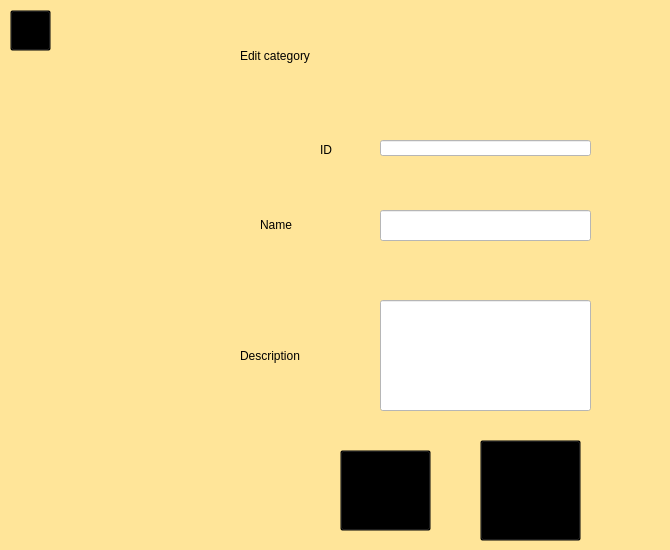
    <widget class="QWidget" name="page_8">
     <property name="styleSheet">
      <string notr="true">background-color: rgb(255, 229, 153);</string>
     </property>
     <widget class="QLineEdit" name="id_2">
      <property name="geometry">
       <rect>
        <x>380</x>
        <y>140</y>
        <width>211</width>
        <height>16</height>
       </rect>
      </property>
      <property name="styleSheet">
       <string notr="true">background-color: rgb(255, 255, 255);</string>
      </property>
      <property name="readOnly">
       <bool>true</bool>
      </property>
     </widget>
     <widget class="QLabel" name="label_11">
      <property name="geometry">
       <rect>
        <x>260</x>
        <y>209</y>
        <width>51</width>
        <height>31</height>
       </rect>
      </property>
      <property name="styleSheet">
       <string notr="true">
font: 14pt &quot;Comic Sans MS&quot;;</string>
      </property>
      <property name="text">
       <string>Name </string>
      </property>
     </widget>
     <widget class="QLabel" name="label_16">
      <property name="geometry">
       <rect>
        <x>320</x>
        <y>140</y>
        <width>51</width>
        <height>20</height>
       </rect>
      </property>
      <property name="styleSheet">
       <string notr="true">
font: 14pt &quot;Comic Sans MS&quot;;</string>
      </property>
      <property name="text">
       <string>ID</string>
      </property>
     </widget>
     <widget class="QLineEdit" name="description_2">
      <property name="geometry">
       <rect>
        <x>380</x>
        <y>300</y>
        <width>211</width>
        <height>111</height>
       </rect>
      </property>
      <property name="styleSheet">
       <string notr="true">background-color: rgb(255, 255, 255);</string>
      </property>
     </widget>
     <widget class="QToolButton" name="toolButton_17">
      <property name="geometry">
       <rect>
        <x>480</x>
        <y>440</y>
        <width>101</width>
        <height>101</height>
       </rect>
      </property>
      <property name="styleSheet">
       <string notr="true">background-color: rgb(0, 0, 0, 0%);</string>
      </property>
      <property name="text">
       <string/>
      </property>
      <property name="icon">
       <iconset resource="Image.qrc">
        <normaloff>:/IMG/IMG/icons8-arrow-pointing-left-80.png</normaloff>:/IMG/IMG/icons8-arrow-pointing-left-80.png</iconset>
      </property>
      <property name="iconSize">
       <size>
        <width>1000</width>
        <height>1000</height>
       </size>
      </property>
     </widget>
     <widget class="QToolButton" name="toolButton_18">
      <property name="geometry">
       <rect>
        <x>340</x>
        <y>450</y>
        <width>91</width>
        <height>81</height>
       </rect>
      </property>
      <property name="styleSheet">
       <string notr="true">background-color: rgb(0, 0, 0, 0%);</string>
      </property>
      <property name="text">
       <string>...</string>
      </property>
      <property name="icon">
       <iconset resource="Image.qrc">
        <normaloff>:/IMG/IMG/icons8-checked-480 (2).png</normaloff>:/IMG/IMG/icons8-checked-480 (2).png</iconset>
      </property>
      <property name="iconSize">
       <size>
        <width>80</width>
        <height>80</height>
       </size>
      </property>
     </widget>
     <widget class="QLabel" name="label_17">
      <property name="geometry">
       <rect>
        <x>240</x>
        <y>340</y>
        <width>101</width>
        <height>31</height>
       </rect>
      </property>
      <property name="styleSheet">
       <string notr="true">
font: 14pt &quot;Comic Sans MS&quot;;</string>
      </property>
      <property name="text">
       <string>Description</string>
      </property>
     </widget>
     <widget class="QLineEdit" name="nom_2">
      <property name="geometry">
       <rect>
        <x>380</x>
        <y>210</y>
        <width>211</width>
        <height>31</height>
       </rect>
      </property>
      <property name="styleSheet">
       <string notr="true">background-color: rgb(255, 255, 255);</string>
      </property>
      <property name="readOnly">
       <bool>true</bool>
      </property>
     </widget>
     <widget class="QLabel" name="label_18">
      <property name="geometry">
       <rect>
        <x>240</x>
        <y>10</y>
        <width>421</width>
        <height>91</height>
       </rect>
      </property>
      <property name="styleSheet">
       <string notr="true">background-color: rgb(0, 0, 0, 0%);
font: 48pt &quot;Comic Sans MS&quot;;</string>
      </property>
      <property name="text">
       <string>Edit category</string>
      </property>
     </widget>
     <widget class="QToolButton" name="toolButton_49">
      <property name="geometry">
       <rect>
        <x>10</x>
        <y>10</y>
        <width>41</width>
        <height>41</height>
       </rect>
      </property>
      <property name="styleSheet">
       <string notr="true">background-color: rgb(0, 0, 0, 0%);
</string>
      </property>
      <property name="text">
       <string>...</string>
      </property>
      <property name="icon">
       <iconset resource="Image.qrc">
        <normaloff>:/IMG/IMG/icons8-back-52.png</normaloff>:/IMG/IMG/icons8-back-52.png</iconset>
      </property>
      <property name="iconSize">
       <size>
        <width>80</width>
        <height>80</height>
       </size>
      </property>
     </widget>
    </widget>
